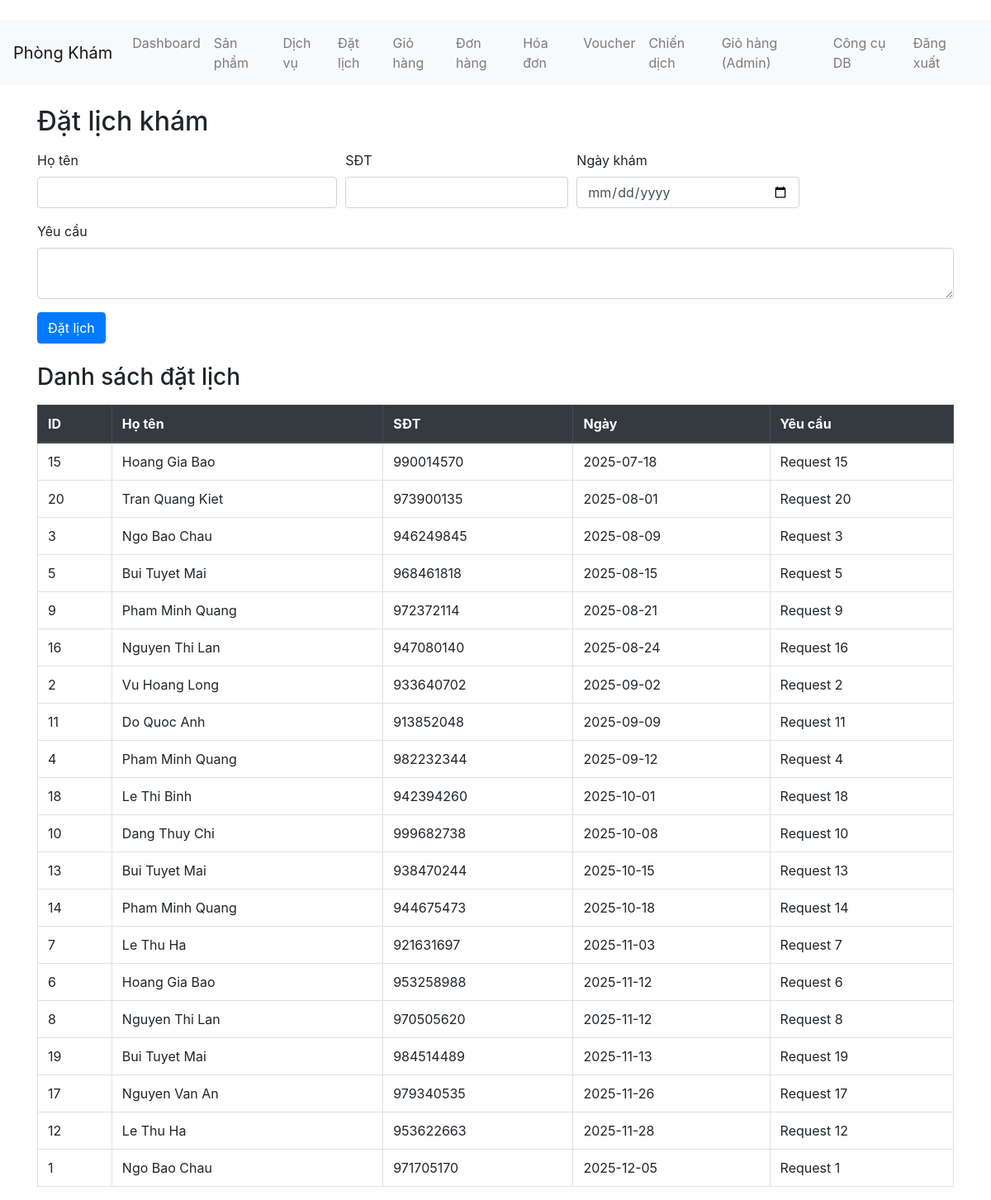
/booking (signed in), run on an earlier commit of the app's database.
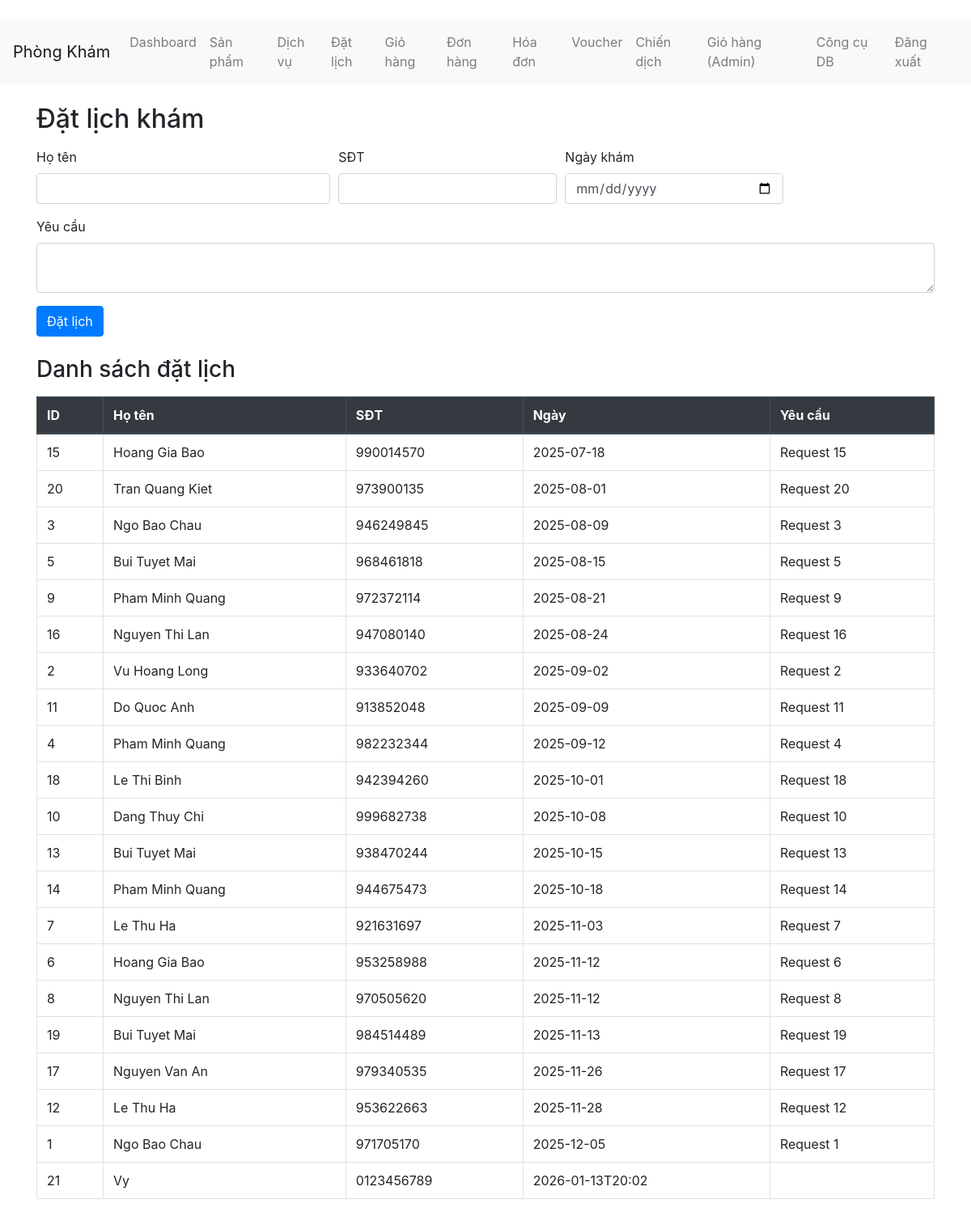
And on a later commit of the database.
### tables this page shows
CREATE TABLE bookings (stt INTEGER PRIMARY KEY, name TEXT, phone TEXT, timebooking TEXT, require TEXT);

### app.py (the view, shortened to what this page needs)
@app.route("/booking", methods=["GET", "POST"])
def booking():
    if "user" not in session:
        return redirect(url_for("login"))
    conn = get_conn()
    try:
        rows = conn.execute(
            "SELECT stt, name, phone, timebooking, require FROM bookings ORDER BY timebooking"
        ).fetchall()
    finally:
        conn.close()
    return render_template("booking.html", bookings=[dict(r) for r in rows])

### app.py (called while the page is built)
def get_conn() -> sqlite3.Connection:
    conn = sqlite3.connect(DB_PATH)
    conn.row_factory = sqlite3.Row
    conn.execute("PRAGMA foreign_keys = ON")
    return conn

### template/booking.html
﻿{% extends "base.html" %}
{% block content %}
<h2>Đặt lịch khám</h2>
<form method="post" class="mt-3">
  <div class="form-row">
    <div class="form-group col-md-4">
      <label>Họ tên</label>
      <input name="name" class="form-control" required>
    </div>
    <div class="form-group col-md-3">
      <label>SĐT</label>
      <input name="phone" class="form-control" required>
    </div>
    <div class="form-group col-md-3">
      <label>Ngày khám</label>
      <input name="date" type="date" class="form-control" required>
    </div>
  </div>
  <div class="form-group">
    <label>Yêu cầu</label>
    <textarea name="request" class="form-control"></textarea>
  </div>
  <button type="submit" class="btn btn-primary">Đặt lịch</button>
</form>
<h3 class="mt-4">Danh sách đặt lịch</h3>
<table class="table table-bordered mt-3">
  <thead class="thead-dark">
    <tr>
      <th>ID</th><th>Họ tên</th><th>SĐT</th><th>Ngày</th><th>Yêu cầu</th>
    </tr>
  </thead>
  <tbody>
    {% for b in bookings %}
    <tr>
      <td>{{ b["stt"] }}</td>
      <td>{{ b["name"] }}</td>
      <td>{{ b["phone"] }}</td>
      <td>{{ b["timebooking"] }}</td>
      <td>{{ b["require"] }}</td>
    </tr>
    {% endfor %}
  </tbody>
</table>
{% endblock %}

What changed in the data, as far as the page shows it:
added bookings: stt "21", name "Vy", phone "0123456789", timebooking "2026-01-13T20:02"
